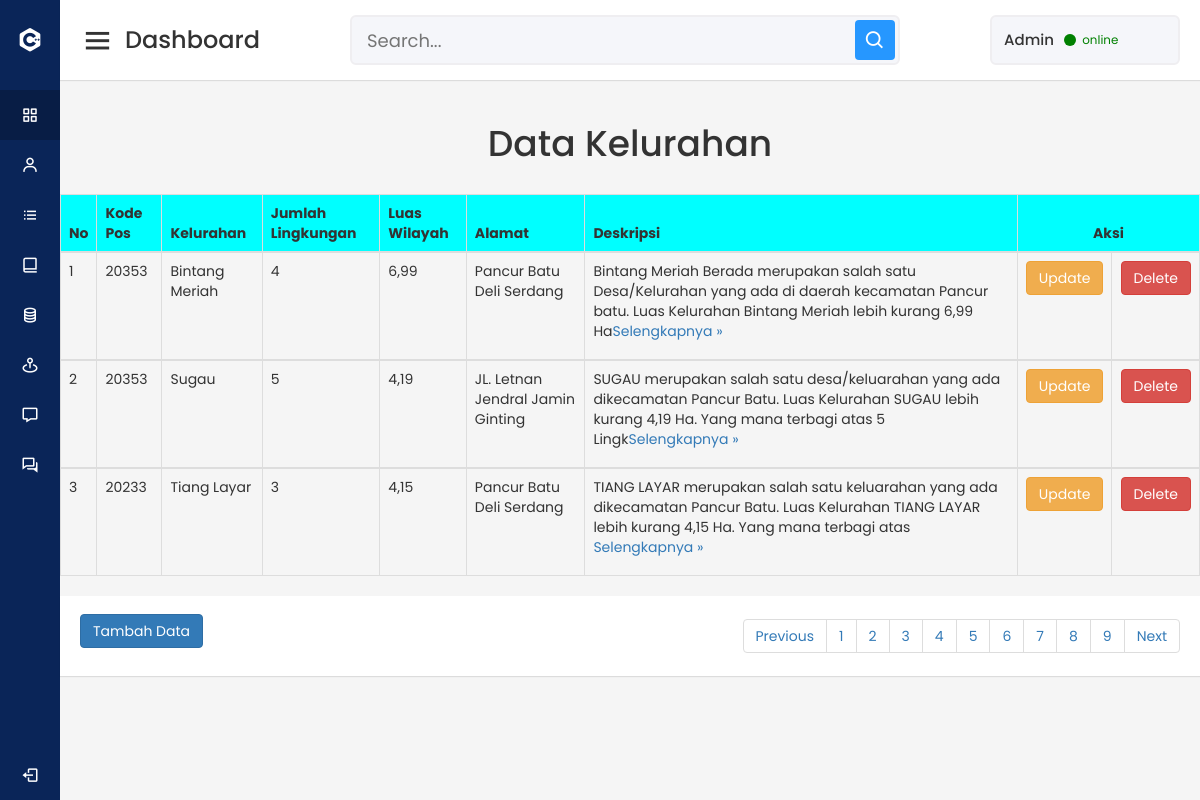
/Admin/menu/kelurahan.php, run on the app's committed database.
### tables this page shows
CREATE TABLE IF NOT EXISTS `tbl_kelurahan` (
`id_kelurahan` int(11) NOT NULL,
  `kd_pos` varchar(10) NOT NULL,
  `kelurahan` varchar(255) NOT NULL,
  `jlh_lingkungan` varchar(100) NOT NULL,
  `luas_wilayah` varchar(100) NOT NULL,
  `alamat_kel` varchar(100) NOT NULL,
  `deskripsi` text NOT NULL
);

### Admin/menu/kelurahan.php (the view, shortened to what this page needs)
<?php
include "koneksi.php";
?>
<!DOCTYPE html>
<html lang="en" dir="ltr">
<head>
  <link rel="stylesheet" href="../bootstrap/css/bootstrap.min.css">
  <link rel="stylesheet" href="../style.css">
  <link href='https://unpkg.com/boxicons@2.0.7/css/boxicons.min.css' rel='stylesheet'>
</head>
<body>
  <?php include "menu.php"; ?>
  <section class="home-section">
    <?php include "header.php"; ?>
    <div class="home-content">
      <center><h1>Data Kelurahan</h1></center>
     <table class="table table-bordered table-hover">
      <br>
      <thead>
        <tr style="background-color: aqua;">
          <th>No</th>
          <th>Kode Pos</th>
          <th>Kelurahan</th>
          <th>Jumlah Lingkungan</th>
          <th>Luas Wilayah</th>
          <th>Alamat</th>
          <th>Deskripsi</th>
          <th colspan='2'><center>Aksi</center></th>
        </tr>
      </thead>
      <tbody>
        <?php
        $batas = 3;
        $halaman = isset($_GET['halaman'])?(int)$_GET['halaman'] : 1;
        $halaman_awal = ($halaman>1) ? ($halaman * $batas) - $batas : 0;
        $previous = $halaman - 1;
        $next = $halaman + 1;
        $data = mysqli_query($kon,"select * from tbl_kelurahan");
        $jumlah_data = mysqli_num_rows($data);
        $total_halaman = ceil($jumlah_data / $batas);
        $data_berita = mysqli_query($kon,"select * from tbl_kelurahan order by id_kelurahan asc limit $halaman_awal, $batas");
        $no = $halaman_awal+1;
        while($data = mysqli_fetch_array($data_berita)){
          $isi_berita = htmlentities(strip_tags($data['deskripsi']));
          ?>
          <tr>
            <td><?php echo $no++;?></td>
            <td><?php echo $data["kd_pos"]; ?></td>
            <td><?php echo $data["kelurahan"]; ?></td>
            <td><?php echo $data["jlh_lingkungan"]; ?></td>
            <td><?php echo $data["luas_wilayah"]; ?></td>
            <td><?php echo $data["alamat_kel"]; ?></td>
            <td><?php echo $isi = substr($isi_berita,0,150);
            $isi = substr($isi_berita,0,strrpos($isi," "));?><?php echo "<a href='desk_kel.php?id_kelurahan=$data[id_kelurahan]'>Selengkapnya &raquo;</a></p>";?></td>
            <td>
              <center> <a href="update_kelurahan.php?id_kelurahan=<?php echo htmlspecialchars($data['id_kelurahan']); ?>" class="btn btn-warning" role="button">Update</a></td> </center>
              <td>
                <center> <a href="<?php echo htmlspecialchars($_SERVER["PHP_SELF"]);?>?id_kelurahan=<?php echo $data['id_kelurahan']; ?>" class="btn btn-danger" role="button">Delete</a> </center>
              </td>
            </tr>
          </tbody>
        <?php } ?>
      </table>
      <nav>
        <p><a href="tambah_kelurahan.php" class="btn btn-primary" role="button">Tambah Data</a>
          <ul class="pagination justify-content-right">
            <li class="page-item">
              <a class="page-link" <?php if($halaman > 1){ echo "href='?halaman=$previous'"; } ?> >Previous</a>
            </li>
            <?php
            for($x=1;$x<=$total_halaman;$x++){
              ?>
              <li class="page-item"><a class="page-link" href="?halaman=<?php echo $x ?>"><?php echo $x; ?></a></li>
              <?php
            }
            ?>
            <li class="page-item">
              <a  class="page-link" <?php if($halaman < $total_halaman) { echo "href='?halaman=$next'"; } ?>>Next</a>
            </li>
          </ul>
        </nav>
      </div>
  </section>
</body>
</html>

### Admin/style.css (style rules this page uses)
* { margin: 0; padding: 0; box-sizing: border-box; font-family: 'Poppins', sans-serif; }
.home-section { position: relative; background: #f5f5f5; min-height: 100vh; width: calc(100% - 240px); left: 240px; transition: all 0.5s ease; }
.home-section nav { display: flex; justify-content: space-between; height: 80px; background: #fff; display: flex; align-items: center; position: fixed; width: calc(100% - 240px); left: 240px; z-index: 100; padding: 0 20px; box-shadow: 0 1px 1px rgba(0, 0, 0, 0.1); transition: all 0.5s ease; }
.home-section .home-content { position: relative; padding-top: 104px; }
@media (max-width: 1240px) { .home-section { width: calc(100% - 60px); left: 60px; } }
@media (max-width: 1240px) { .home-section nav { width: calc(100% - 60px); left: 60px; } }

### data on the page
tbl_kelurahan: kd_pos "20353", kelurahan "Bintang Meriah", jlh_lingkungan "4", luas_wilayah "6,99", alamat_kel "Pancur Batu Deli Serdang", deskripsi "Bintang Meriah Berada merupakan salah satu Desa/Kelurahan yang ada di daerah kecamatan Pancur batu. Luas Kelurahan Bintang Meriah lebih kurang 6,99 Ha"
tbl_kelurahan: kd_pos "20353", kelurahan "Sugau", jlh_lingkungan "5", luas_wilayah "4,19", alamat_kel "JL. Letnan Jendral Jamin Ginting", deskripsi "SUGAU merupakan salah satu desa/keluarahan yang ada dikecamatan Pancur Batu. Luas Kelurahan SUGAU lebih kurang 4,19 Ha. Yang mana terbagi atas 5 Lingk"
tbl_kelurahan: kd_pos "20233", kelurahan "Tiang Layar", jlh_lingkungan "3", luas_wilayah "4,15", alamat_kel "Pancur Batu Deli Serdang", deskripsi "TIANG LAYAR merupakan salah satu keluarahan yang ada dikecamatan Pancur Batu. Luas Kelurahan TIANG LAYAR lebih kurang 4,15 Ha. Yang mana terbagi atas"
